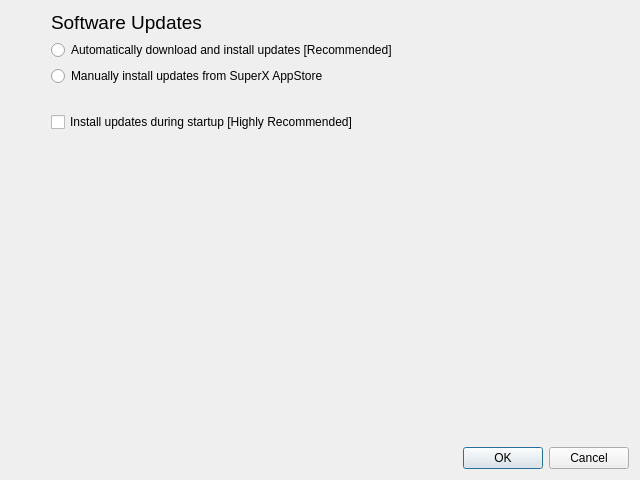
<?xml version="1.0" encoding="UTF-8"?>
<ui version="4.0">
 <class>UpdateConfig</class>
 <widget class="QDialog" name="UpdateConfig">
  <property name="windowModality">
   <enum>Qt::ApplicationModal</enum>
  </property>
  <property name="geometry">
   <rect>
    <x>0</x>
    <y>0</y>
    <width>640</width>
    <height>480</height>
   </rect>
  </property>
  <property name="windowTitle">
   <string>Configure Software Updates</string>
  </property>
  <property name="modal">
   <bool>true</bool>
  </property>
  <layout class="QGridLayout" name="gridLayout">
   <item row="0" column="1">
    <widget class="QLabel" name="label">
     <property name="font">
      <font>
       <pointsize>14</pointsize>
      </font>
     </property>
     <property name="text">
      <string>Software Updates</string>
     </property>
    </widget>
   </item>
   <item row="4" column="1">
    <widget class="QCheckBox" name="restart_required">
     <property name="text">
      <string>Install updates during startup [Highly Recommended]</string>
     </property>
    </widget>
   </item>
   <item row="5" column="1">
    <spacer name="verticalSpacer">
     <property name="orientation">
      <enum>Qt::Vertical</enum>
     </property>
     <property name="sizeHint" stdset="0">
      <size>
       <width>20</width>
       <height>40</height>
      </size>
     </property>
    </spacer>
   </item>
   <item row="3" column="1">
    <spacer name="verticalSpacer_2">
     <property name="orientation">
      <enum>Qt::Vertical</enum>
     </property>
     <property name="sizeType">
      <enum>QSizePolicy::Minimum</enum>
     </property>
     <property name="sizeHint" stdset="0">
      <size>
       <width>20</width>
       <height>20</height>
      </size>
     </property>
    </spacer>
   </item>
   <item row="1" column="0">
    <spacer name="horizontalSpacer">
     <property name="orientation">
      <enum>Qt::Horizontal</enum>
     </property>
     <property name="sizeType">
      <enum>QSizePolicy::Minimum</enum>
     </property>
     <property name="sizeHint" stdset="0">
      <size>
       <width>40</width>
       <height>20</height>
      </size>
     </property>
    </spacer>
   </item>
   <item row="2" column="1">
    <widget class="QRadioButton" name="option_manual_install">
     <property name="text">
      <string>Manually install updates from SuperX AppStore</string>
     </property>
    </widget>
   </item>
   <item row="1" column="1">
    <widget class="QRadioButton" name="option_auto_install">
     <property name="text">
      <string>Automatically download and install updates [Recommended]</string>
     </property>
    </widget>
   </item>
   <item row="6" column="1">
    <widget class="QDialogButtonBox" name="buttonBox">
     <property name="orientation">
      <enum>Qt::Horizontal</enum>
     </property>
     <property name="standardButtons">
      <set>QDialogButtonBox::Cancel|QDialogButtonBox::Ok</set>
     </property>
    </widget>
   </item>
  </layout>
 </widget>
 <resources/>
 <connections>
  <connection>
   <sender>buttonBox</sender>
   <signal>accepted()</signal>
   <receiver>UpdateConfig</receiver>
   <slot>accept()</slot>
   <hints>
    <hint type="sourcelabel">
     <x>248</x>
     <y>254</y>
    </hint>
    <hint type="destinationlabel">
     <x>157</x>
     <y>274</y>
    </hint>
   </hints>
  </connection>
  <connection>
   <sender>buttonBox</sender>
   <signal>rejected()</signal>
   <receiver>UpdateConfig</receiver>
   <slot>reject()</slot>
   <hints>
    <hint type="sourcelabel">
     <x>316</x>
     <y>260</y>
    </hint>
    <hint type="destinationlabel">
     <x>286</x>
     <y>274</y>
    </hint>
   </hints>
  </connection>
 </connections>
</ui>
